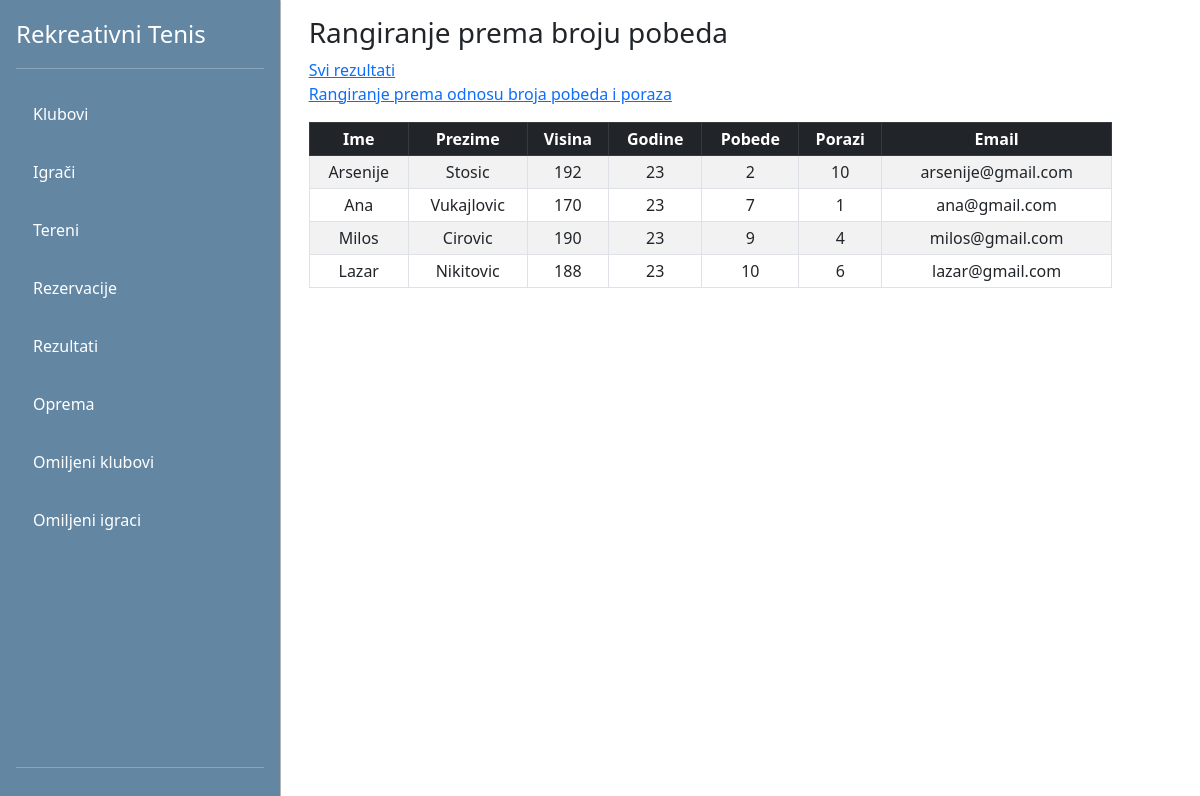
Page /view-gosti/win.php on the committed database.
### tables this page shows
CREATE TABLE `korisnici` (
  `id` int(11) NOT NULL,
  `ime` varchar(255) NOT NULL,
  `prezime` varchar(255) NOT NULL,
  `pol` varchar(50) DEFAULT NULL,
  `visina` int(11) DEFAULT NULL,
  `godine` int(11) DEFAULT NULL,
  `pobeda` int(11) DEFAULT NULL,
  `porazi` int(11) DEFAULT NULL,
  `naziv_kluba` varchar(255) DEFAULT NULL,
  `email` varchar(255) NOT NULL,
  `lozinka` varchar(255) NOT NULL,
  `profilna_slika` longblob DEFAULT NULL,
  `id_opreme` int(11) DEFAULT NULL,
  `id_uloge` int(11) NOT NULL
);

### config/DB.php (called while the page is built)
<?php
class DB{
    private static $factory;
    public static function createInstance($config = null)
    {
        $settings['dbname'] = 'rekreativnitenisdb';
        $settings['dbhost'] = '127.0.0.1';
        $settings['dbuser'] = 'root';
        $settings['dbpass'] = '';
        try{
            $dsn = 'mysql:dbname=' . $settings['dbname'] . ';host=' . $settings['dbhost'];
            $pdo = new PDO($dsn, $settings['dbuser'], $settings['dbpass'], array(PDO::MYSQL_ATTR_INIT_COMMAND => "SET NAMES utf8"));
            $pdo->setAttribute(PDO::ATTR_ERRMODE, PDO::ERRMODE_EXCEPTION);
            $pdo->setAttribute(PDO::ATTR_EMULATE_PREPARES, true);
            $pdo->setAttribute(PDO::ATTR_DEFAULT_FETCH_MODE, PDO::FETCH_ASSOC);
            self::$factory[$config] = $pdo;
            return self::$factory[$config];
        }
        catch (PDOException $e) {
            die ('Connection failed: ' . $e->getMessage());
        }
    }
}
?>

### DAO/KorisnikDAO.php (called while the page is built, shortened)
<?php
require_once '../config/DB.php';
class KorisnikDAO
{
    private $db;
    public function __construct()
    {
        $this->db = DB::createInstance();
    }
    public function getAllIgraciSort()
    {
        $sql = "SELECT k.* FROM korisnici k INNER JOIN uloge u ON k.id_uloge = u.id WHERE u.naziv_uloge='igrac' ORDER BY pobeda asc";
        $statement = $this->db->prepare($sql);
        $statement->execute();
        $res = $statement->fetchAll();
        return $res;
    }
}

### view-gosti/win.php (the view, shortened to what this page needs)
<?php
require_once './partials/navigacija.php';
require_once '../DAO/KorisnikDAO.php';
$korisnikDAO = new KorisnikDAO();
$igraci = $korisnikDAO->getAllIgraciSort();
?>
<div class="container">
    <div class="row">
        <div class="container m-3" style="width: 90%;">
        <h3>Rangiranje prema broju pobeda</h3>
        <a href="results.php">Svi rezultati</a><br>
             <a href="win-loses.php">Rangiranje prema odnosu broja pobeda i poraza</a>
            <table class="table table-bordered  text-center  table-striped  table-sm mt-3" cellspacing="0" style=" margin-left:auto;margin-right:auto" id="dtBasicExample">
                <thead class="table-dark sticky-top bg-white">
                    <tr>
                        <th class="th-sm">Ime</th>
                        <th class="th-sm">Prezime</th>
                        <th class="th-sm">Visina</th>
                        <th class="th-sm">Godine</th>
                        <th class="th-sm">Pobede</th>
                        <th class="th-sm">Porazi</th>
                        <th class="th-sm">Email</th>
                    </tr>
                </thead>
                <tbody>
                    <?php foreach ($igraci as $item) : ?>
                        <tr>
                            <td><?= $item['ime'] ?></td>
                            <td><?= $item['prezime'] ?></td>
                            <td><?= $item['visina'] ?></td>
                            <td><?= $item['godine'] ?></td>
                            <td><?= $item['pobeda'] ?></td>
                            <td><?= $item['porazi'] ?></td>
                            <td><?= $item['email'] ?></td>
                        </tr>
                    <?php endforeach; ?>
                </tbody>
            </table>
        </div>
        </div>
        <?php
        require_once './partials/footer.php';
        ?>

### view-gosti/css/style.css (style rules this page uses)
.container { max-width: 100%; max-height: 100%; }

### rows in the picture
korisnici: ime "Arsenije", prezime "Stosic", visina "192", godine "23", pobeda "2", porazi "10", email "arsenije@gmail.com"
korisnici: ime "Ana", prezime "Vukajlovic", visina "170", godine "23", pobeda "7", porazi "1", email "ana@gmail.com"
korisnici: ime "Milos", prezime "Cirovic", visina "190", godine "23", pobeda "9", porazi "4", email "milos@gmail.com"
korisnici: ime "Lazar", prezime "Nikitovic", visina "188", godine "23", pobeda "10", porazi "6", email "lazar@gmail.com"
